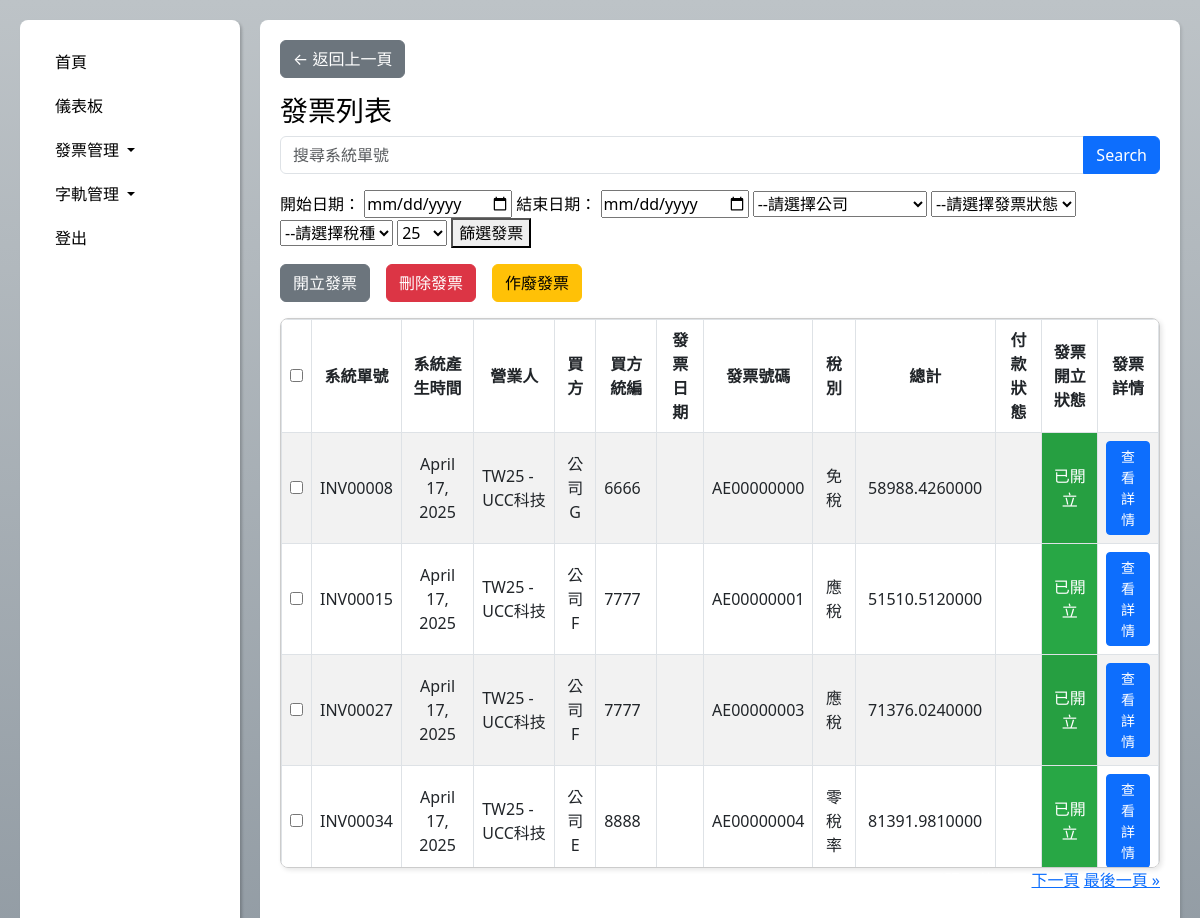
The app's page /twb2bmainitem/ (signed in) with its own data.
### e_invoices/models/twb2bmainitem_models.py (models this page shows, shortened)
class TWB2BMainItem(models.Model):
    company = models.ForeignKey("e_invoices.Company", on_delete=models.CASCADE, related_name="twb2bmainitem_invoices")  # 公司代碼
    company_code = models.CharField(max_length=10, blank=True, null=True)  # 公司代碼
    B2B_B2C_CHOICES = [
        ('B2B', 'B2B'),
        ('B2C', 'B2C')
    ]
    b2b_b2c = models.CharField(max_length=3, choices=B2B_B2C_CHOICES) # 電子發票類型B2B 或 B2C
    sys_number = models.CharField(max_length=20) # 平台文件號碼
    sys_date = models.DateTimeField(blank=True, null=True)    #  平台傳送日期
    invoice_number = models.CharField(max_length=10, blank=True, null=True)     #  發票號碼
    invoice_date = models.DateField(max_length=8,blank=True, null=True) # 平台傳送日期
    invoice_time = models.CharField(max_length=8, blank=True, null=True) # 發票時間
    invoice_period = models.CharField(max_length=5,blank=True, null=True)  # 期別
    invoice_type = models.CharField(max_length=2,blank=True, null=True)  # 發票類別
    erp_number = models.CharField(max_length=10)  # ERP文件號碼
    erp_date = models.DateField(max_length=8)
    erp_reference = models.CharField(max_length=60, blank=True, null=True) # ERP備註資訊
    company_identifier = models.CharField(max_length=60, blank=True, null=True)
    seller_bp_id = models.CharField(max_length=20, blank=True, null=True)
    tax_identifier = models.CharField(max_length=10, blank=True, null=True)
    seller_name = models.CharField(max_length=60,blank=True, null=True)
    buyer_identifier = models.CharField(max_length=10,blank=True, null=True)
    buyer_name = models.CharField(max_length=60,blank=True, null=True)
    buyer_bp_id = models.CharField(max_length=20, blank=True, null=True)
    buyer_remark = models.CharField(max_length=1, blank=True, null=True)
    main_remark = models.CharField(max_length=200, blank=True, null=True)
    group_mark = models.CharField(max_length=1, blank=True, null=True)  # 彙開註記
    donate_mark = models.CharField(max_length=10)  # 捐贈註記
    customs_clearance_mark = models.CharField(max_length=1, blank=True, null=True)
    category = models.CharField(max_length=2, blank=True, null=True)
    relate_number = models.CharField(max_length=20, blank=True, null=True)
    invoice_type = models.CharField(max_length=2,blank=True, null=True)
    bonded_area_confirm = models.CharField(max_length=1, blank=True, null=True)
    zero_tax_rate_reason = models.CharField(max_length=2, blank=True, null=True)
    reserved1 = models.CharField(max_length=20, blank=True, null=True)
    reserved2 = models.CharField(max_length=100, blank=True, null=True)
    sales_amount = models.DecimalField(max_digits=13, decimal_places=7)
    freetax_sales_amount = models.DecimalField(max_digits=13, decimal_places=7,blank=True, null=True)
    zerotax_sales_amount = models.DecimalField(max_digits=13, decimal_places=7,blank=True, null=True)
    tax_type = models.CharField(
        choices=[('1', '應稅'), ('2', '零稅率'), ('3', '免稅')], max_length=1, blank=True, null=True) #課稅別(1：應稅；2：零稅率；3：免稅)
    tax_rate = models.DecimalField(max_digits=4, decimal_places=2,blank=True, null=True)
    total_tax_amount = models.DecimalField(max_digits=20, decimal_places=0,blank=True, null=True)
    total_amount = models.DecimalField(max_digits=13, decimal_places=7,blank=True, null=True)
    original_currency_amount = models.DecimalField(max_digits=13, decimal_places=7, blank=True, null=True)
    exchange_rate = models.DecimalField(max_digits=8, decimal_places=5, blank=True, null=True)
    currency = models.CharField(max_length=3, blank=True, null=True)
    invoice_status = models.CharField(max_length=10, blank=True, null=True, default='未開立')
    description = models.CharField(max_length=255, blank=True, null=True)
    remark = models.CharField(max_length=120, blank=True, null=True)
    discount_amount = models.DecimalField(max_digits=13, decimal_places=7, blank=True, null=True)
    payment_status = models.CharField(max_length=10, blank=True, null=True)
    invoice_status = models.CharField(max_length=10, blank=True, null=True)
    void_status = models.CharField(max_length=10, blank=True, null=True)
    mof_date = models.DateField(blank=True, null=True)     #    稅局回應日
    mof_respone = models.CharField(max_length=200, blank=True, null=True)     # 稅局回應
    mof_reason = models.CharField(max_length=200, blank=True, null=True)     # 稅局拒絕理由
    creator = models.CharField(max_length=10, blank=True, null=True)       # 建立者
    creator_remark = models.CharField(max_length=200, blank=True, null=True)     # 平台備註
    cancel_date = models.DateField(blank=True, null=True)   # 作廢發票日期 (產出轉換8碼)
    cancel_time = models.TimeField(blank=True, null=True)   # 作廢發票時間
    cancel_period = models.CharField(max_length=5, blank=True, null=True)    # 作廢發票期別
    cancel_reason = models.CharField(max_length=20, blank=True, null=True)     # 作廢原因
    returntax_document_number = models.CharField(max_length=60, blank=True, null=True)     # 專案作廢核准文號
    cancel_remark = models.CharField(max_length=200, blank=True, null=True)     # 作廢備註
    cancel_mof_date = models.DateField(blank=True, null=True)     #    稅局回應日
    cancel_mof_respone = models.CharField(max_length=200, blank=True, null=True)     # 稅局回應
    cancel_mof_reason = models.CharField(max_length=200, blank=True, null=True)     # 稅局拒絕理由

### e_invoices/models/company_models.py (models this page shows)
class Company(models.Model):
    company_id = models.CharField(
        max_length=10,
        validators=[alphanumeric_validator],
        unique=True,
        error_messages={'invalid': '請輸入10碼以內字元，僅限英文大小寫或數字'}
    )
    company_identifier = models.CharField(
        max_length=8,
        validators=[RegexValidator(r'^\d{8}$', message='請輸入8碼數字')]
    )
    company_register_name = models.CharField(max_length=100) # 公司註冊名稱
    company_name = models.CharField(max_length=100) # 公司簡稱
    company_address = models.CharField(max_length=255) # 公司地址
    head_company_identifer = models.ForeignKey(
        'self',
        on_delete=models.SET_NULL,
        blank=True,
        null=True,
        limit_choices_to={'company_type': 0},  # 只選 Headquarter 當總公司
        related_name='branches'
    )
    company_type = models.IntegerField(
        choices=[(0, '總機構'), (1, '分支機構')],
        default=0  # 預設為'總機構'
    )
    is_foreign_ecomm = models.IntegerField(
        choices=[(0, '否'), (1, '是')],
        default=0  # 預設為否
    )
    tax_identifer = models.CharField(
        max_length=9,
        validators=[RegexValidator(r'^\d{9}$', message='請輸入9碼數字')]
    )
    email = models.CharField(
        max_length=100,
        validators=[RegexValidator(r'^.+@.+$', message='請輸入100碼以內含有「@」符號的電子郵件地址')],
        blank=True,
        null=True
    )
    reporting_period = models.IntegerField(
        choices=[(1, '單月'), (2, '雙月')],
        default=2  # 預設為雙月
    )
    def __str__(self):
        return f"{self.company_id} - {self.company_name}"

### e_invoices/views/twb2bmainitem_views.py (the view)
# urls.py: path('twb2bmainitem/', twb2bmainitem, name='twb2bmainitem'),
@login_required
def twb2bmainitem(request):
    user_profile = request.user.profile
    viewable_company_codes = user_profile.viewable_companies.values_list('id', flat=True)
    sixty_days_ago = datetime.today() - timedelta(days=60)
    filter_conditions = Q(company__in=viewable_company_codes) & Q(erp_date__gte=sixty_days_ago)
    documents = TWB2BMainItem.objects.filter(filter_conditions).prefetch_related('items').order_by('-erp_date')
    company_options = user_profile.viewable_companies.all()
    paginator = Paginator(documents, 25)  # 每頁顯示25筆資料
    page_number = request.GET.get('page')  # 取得當前頁數
    page_obj = paginator.get_page(page_number)  # 根據頁數取得對應的資料
    context = {
        'documents': page_obj,  # 傳遞分頁後的資料
        "company_options": company_options,
    }
    print("🔍 可查看的公司 company_id：", list(viewable_company_codes))
    print("✅ 撈到的發票數：", TWB2BMainItem.objects.filter(filter_conditions).count())
    print("🟡 viewable_company_ids:", list(viewable_company_codes))
    print("🟡 篩選時間從:", sixty_days_ago)
    print("🟡 所有發票的公司代碼：", TWB2BMainItem.objects.values_list("company_code", flat=True).distinct())
    print("🟡 最近60天的發票：", TWB2BMainItem.objects.filter(erp_date__gte=sixty_days_ago).values_list("company_code", flat=True))
    print("🟡 完整符合條件的發票數：", TWB2BMainItem.objects.filter(filter_conditions).count())
    return render(request, 'twb2bmainitem.html', context)

### templates/twb2bmainitem.html (shortened to what this page needs)
<!DOCTYPE html>
<html lang="zh-TW">
<head>
    <link href="https://cdn.jsdelivr.net/npm/bootstrap@5.3.0/dist/css/bootstrap.min.css" rel="stylesheet">
</head>
<body>
<div class="content-wrapper">
    <nav class="sidebar">
        <ul class="nav flex-column">
            <li class="nav-item">
                <a class="nav-link" href="{% url 'main' %}">首頁</a>
            </li>
            <li class="nav-item">
                <a class="nav-link" href="{% url 'front4' %}">儀表板</a>
            </li>
            <li class="nav-item">
                <a class="nav-link dropdown-toggle" href="#" data-bs-toggle="collapse" data-bs-target="#invoiceMenu">
                    發票管理
                </a>
            </li>
            <li class="nav-item">
                <a class="nav-link dropdown-toggle" href="#" data-bs-toggle="collapse" data-bs-target="#settingMenu">
                    字軌管理
                </a>
            </li>
            <li class="nav-item">
                <a class="nav-link" href="javascript:void(0);" id="logoutLink">登出</a>
            </li>
        </ul>
    </nav>
    <div class="content">
        <a href="javascript:history.back()" class="btn btn-secondary back-button">← 返回上一頁</a>
        <div class="title-section mt-3">
            <h3>發票列表</h3>
        </div>
        <form method="get" class="mb-3">
            <div class="input-group">
                <input type="text" name="search" placeholder="搜尋系統單號" class="form-control" />
                <button type="submit" class="btn btn-primary">Search</button>
            </div>
        </form>
        <form method="GET" action="{% url 'twb2bmainitem_filter' %}" id="invoice_filter_form">
            <label for="start_date" style="color: black;">開始日期：</label>
            <input type="date" id="start_date" name="start_date" value="{{ start_date }}">
            <label for="end_date" style="color: black;">結束日期：</label>
            <input type="date" id="end_date" name="end_date" value="{{ end_date }}">
            <select name="company_id" id="company_id">
                <option value="">--請選擇公司</option>
            </select>
            <select name="invoice_status" id="invoice_status">
                <option value="">--請選擇發票狀態</option>
            </select>
            <select name="tax_type" id="tax_type">
                <option value="">--請選擇稅種</option>
            </select>
            <select name="display_limit" id="display_limit">
                <option value="25" {% if display_limit == 25 %}selected{% endif %}>25</option>
            </select>
            <button type="submit">篩選發票</button>
        </form>
        <div class="d-flex justify-content-start gap-3 mb-3">
            <form method="post" action="{% url 'twb2bmainitem_export_invoices' %}">
                <div class="d-flex justify-content-start gap-1 mb-10">
                    <button type= "submit" class="btn btn-secondary btn-spacing" id="exportExcel">開立發票</button>
                </div>
            </form>
            <form id="deleteForm" method="post" action="{% url 'twb2bmainitem_delete_selected_invoices' %}">
                <div class="d-flex justify-content-start gap-1 mb-10">
                    <button type= "submit" class="btn btn-danger btn-spacing" id="deleteButton">刪除發票</button>
                </div>
            </form>
            <form method="post" action="{% url 'twb2bmainitem_update_void_status' %}">
                <div class="d-flex justify-content-start gap-1 mb-10">
                    <button type="submit" class="btn btn-warning" id="voidButton">作廢發票</button>
                </div>
            </form>
        </div>
            <div class="table-wrapper">
                <table class="table table-striped table-hover">
                    <thead>
                        <tr>
                            <th><input type="checkbox" id="selectAll"></th>
                            <th>系統單號</th>
                            <th>系統產生時間</th>
                            <th>營業人</th>
                            <th>買方</th>
                            <th>買方統編</th>
                            <th>發票日期</th>
                            <th>發票號碼</th>
                            <th>稅別</th>
                            <th>總計</th>
                            <th>付款狀態</th>
                            <th>發票開立狀態</th>
                            <th>發票詳情</th>
                        </tr>
                    </thead>
                    <tbody>
                        {% for document in documents %}
                        <tr>
                            <td class="text-center" ><input type="checkbox" name="selected_documents" value="{{ document.id }}"></td>
                            <td class="text-center" >{{ document.erp_number }}</td>
                            <td class="text-center" >{{ document.erp_date }}</td>
                            <td class="text-left" >{{ document.company }}</td>
                            <td class="text-center" >{{ document.buyer_name }}</td>
                            <td class="text-left" >{{ document.buyer_identifier }}</td>
                            <td class="text-center">{{ document.invoice_date_time|default:"" }}</td>
                            <td class="text-center">{{ document.invoice_number }}</td>
                            <td class="text-center">{{ document.get_tax_type_display }}</td>
                            <td class="text-center">{{ document.total_amount }}</td>
                            <td class="text-center">{{ document.payment_status|default:"" }}</td>
                            <td class="text-center" style="background-color: {% if document.invoice_status == '已開立' %}#28a745{% else %}transparent{% endif %}; color: {% if document.invoice_status == '已開立' %}white{% else %}black{% endif %};">
                                {{ document.invoice_status }}
                            </td>
                            <td class="text-center">
                                {% if document.id %}
                                    <a href="{% url 'twb2blineitem' document.id %}" class="btn btn-primary btn-sm">查看詳情</a>
                                {% else %}
                                    <span class="text-muted">無可用資料</span>
                                {% endif %}
                            </td>
                        </tr>
                        {% empty %}
                        <tr>
                            <td colspan="8" class="text-center">沒有發票記錄</td>
                        </tr>
                        {% endfor %}
                    </tbody>
                </table>
            </div>
            <div class="pagination text-end">
                <span class="step-links">
                    <span class="current">
                        頁碼 {{ documents.number }} 共 {{ documents.paginator.num_pages }} 頁
                    </span>
                    {% if documents.has_next %}
                        <a href="?page={{ documents.next_page_number }}&display_limit={{ display_limit }}">下一頁</a>
                        <a href="?page={{ documents.paginator.num_pages }}&display_limit={{ display_limit }}">最後一頁 &raquo;</a>
                    {% endif %}
                </span>
            </div>
    </div>
</div>
</body>
</html>

### records on screen
TWB2BMainItem: erp_number "INV00008", erp_date "April 17, 2025", company "TW25 - UCC科技", buyer_name "公司G", buyer_identifier "6666", invoice_number "AE00000000", tax_type "免稅", total_amount "58988.4260000", invoice_status "已開立", shows "查看詳情"
TWB2BMainItem: erp_number "INV00015", erp_date "April 17, 2025", company "TW25 - UCC科技", buyer_name "公司F", buyer_identifier "7777", invoice_number "AE00000001", tax_type "應稅", total_amount "51510.5120000", invoice_status "已開立", shows "查看詳情"
TWB2BMainItem: erp_number "INV00027", erp_date "April 17, 2025", company "TW25 - UCC科技", buyer_name "公司F", buyer_identifier "7777", invoice_number "AE00000003", tax_type "應稅", total_amount "71376.0240000", invoice_status "已開立", shows "查看詳情"
TWB2BMainItem: erp_number "INV00034", erp_date "April 17, 2025", company "TW25 - UCC科技", buyer_name "公司E", buyer_identifier "8888", invoice_number "AE00000004", tax_type "零稅率", total_amount "81391.9810000", invoice_status "已開立", shows "查看詳情"
